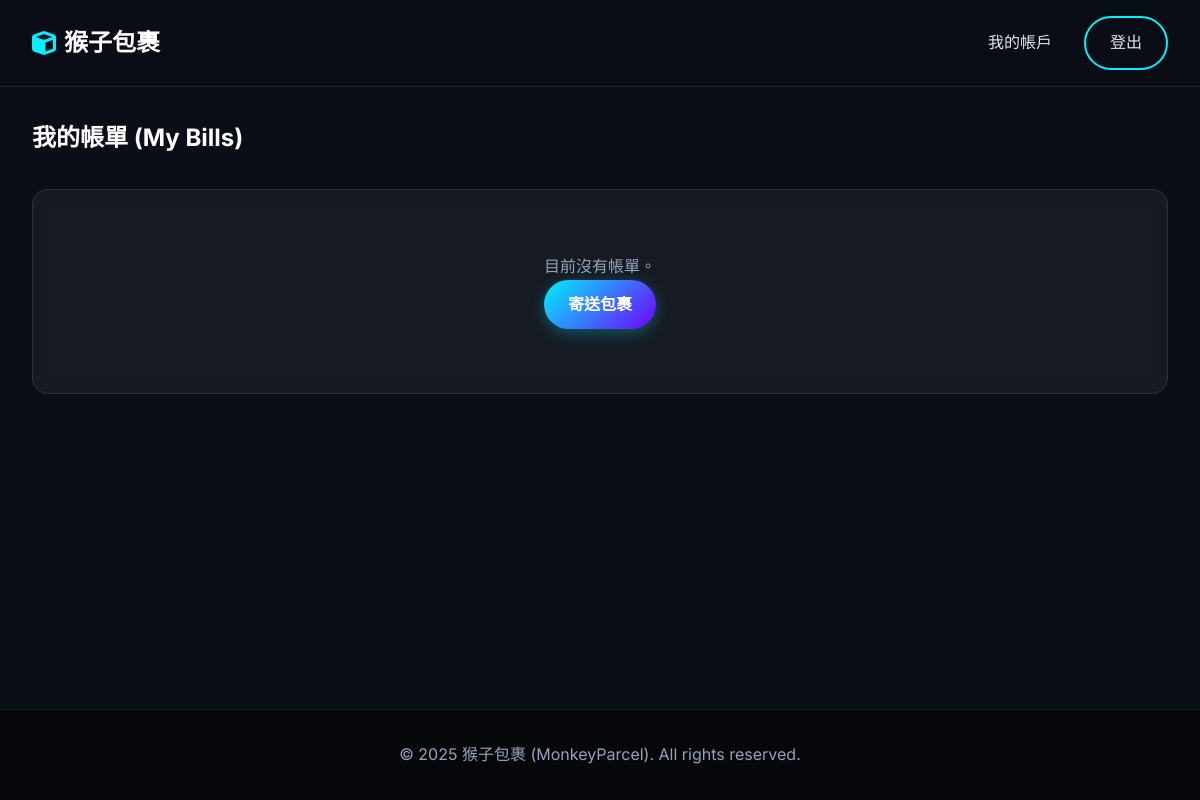
The page /my_bills (signed in) on the database as committed earlier.
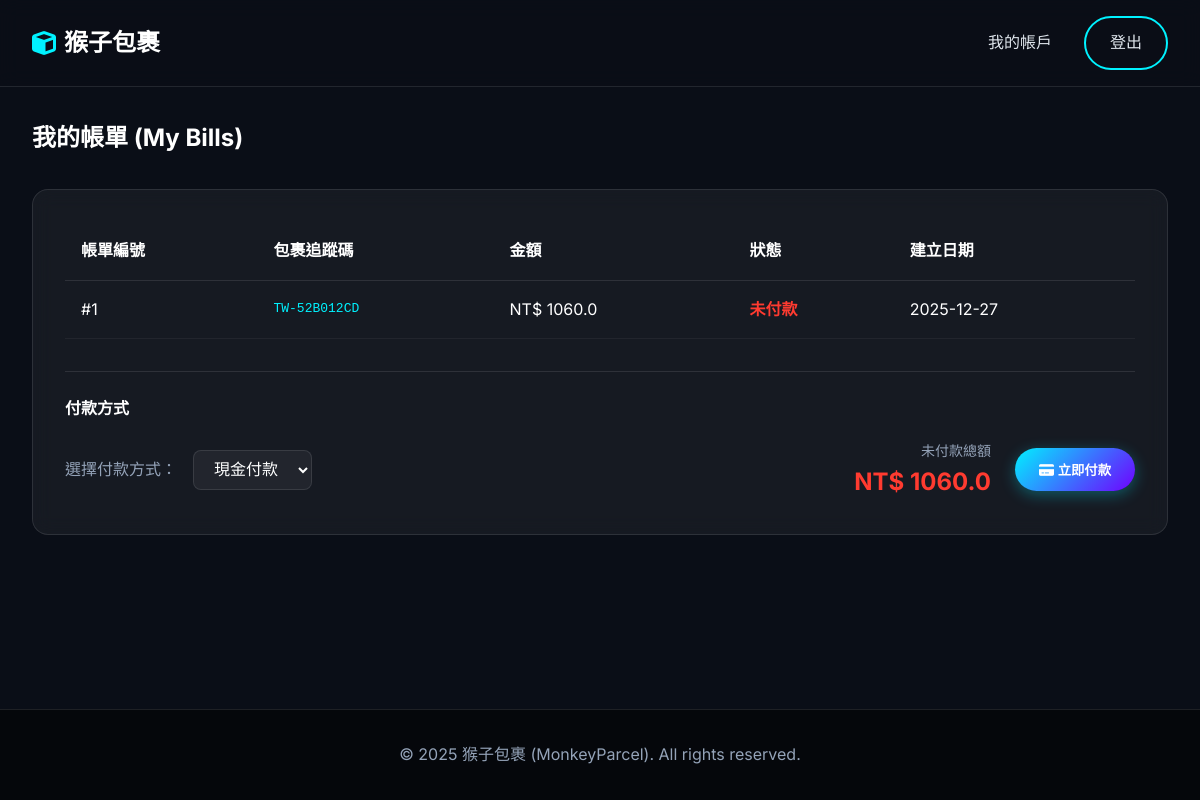
The same page on the database as committed later.
### app/models.py (models this page shows, shortened)
class Bill(Base):
    __tablename__ = 'bills'
    id: Mapped[int] = mapped_column(primary_key=True)
    customer_id: Mapped[int] = mapped_column(ForeignKey('customers.id'), nullable=False)
    package_id: Mapped[int] = mapped_column(ForeignKey('packages.id'), nullable=False, unique=True) # 每個包裹對應一個帳單
    amount: Mapped[float] = mapped_column(Float, nullable=False) # 總計金額
    is_paid: Mapped[bool] = mapped_column(Boolean, default=False) # 是否已付款
    created_at: Mapped[datetime] = mapped_column(DateTime, default=datetime.now)
    paid_at: Mapped[Optional[datetime]] = mapped_column(DateTime, nullable=True) # 付款日期
    customer: Mapped["Customer"] = relationship("Customer", back_populates="bills")
    package: Mapped["Package"] = relationship("Package", backref=backref("bill", uselist=False))
    payment_method: Mapped[Optional[PaymentMethod]] = mapped_column(Enum(PaymentMethod), nullable=True)

class Package(Base):
    __tablename__ = 'packages'
    id: Mapped[int] = mapped_column(primary_key=True)
    tracking_number: Mapped[str] = mapped_column(String(20), unique=True, nullable=False) # 物流單號
    sender_id: Mapped[int] = mapped_column(ForeignKey('customers.id'), nullable=False)
    recipient_name: Mapped[str] = mapped_column(String(100), nullable=False)
    recipient_address: Mapped[str] = mapped_column(String(200), nullable=False)
    recipient_phone: Mapped[str] = mapped_column(String(20), nullable=False)
    weight: Mapped[float] = mapped_column(Float, nullable=False) # 重量 (kg)
    width: Mapped[float] = mapped_column(Float, nullable=False)  # 寬 (cm)
    height: Mapped[float] = mapped_column(Float, nullable=False) # 高 (cm)
    length: Mapped[float] = mapped_column(Float, nullable=False) # 長 (cm)
    declared_value: Mapped[float] = mapped_column(Float, default=0.0) # 報值金額 (保險用)
    content_description: Mapped[str] = mapped_column(String(255), nullable=True) # 內容物描述
    package_type: Mapped[PackageType] = mapped_column(Enum(PackageType), default=PackageType.SMALL_BOX)
    delivery_speed: Mapped[DeliverySpeed] = mapped_column(Enum(DeliverySpeed), default=DeliverySpeed.STANDARD)
    status: Mapped[PackageStatus] = mapped_column(Enum(PackageStatus), default=PackageStatus.CREATED)
    is_hazardous: Mapped[bool] = mapped_column(Boolean, default=False)   # 易燃物/危險品
    is_fragile: Mapped[bool] = mapped_column(Boolean, default=False)     # 易碎品
    is_international: Mapped[bool] = mapped_column(Boolean, default=False) # 國際件
    created_at: Mapped[datetime] = mapped_column(DateTime, default=datetime.now) # 寄件時間
    estimated_delivery: Mapped[datetime] = mapped_column(DateTime, nullable=True) # 預計抵達時間
    shipping_cost: Mapped[float] = mapped_column(Float, default=0.0) # 運費金額
    sender: Mapped["Customer"] = relationship("Customer", back_populates="packages", foreign_keys=[sender_id])
    tracking_events: Mapped[List["TrackingEvent"]] = relationship("TrackingEvent", back_populates="package", cascade="all, delete-orphan")
    assigned_driver_id: Mapped[Optional[int]] = mapped_column(ForeignKey('users.id'), nullable=True)
    assigned_driver: Mapped[Optional["User"]] = relationship("User", foreign_keys=[assigned_driver_id])

### app/routes.py (the view)
@main.route('/my_bills')
@login_required
def my_bills():
    if session['user_role'] != 'customer':
        return "Unauthorized", 403
    bills = db.session.execute(
        db.select(models.Bill).filter_by(customer_id=session['user_id']).order_by(models.Bill.created_at.desc())
    ).scalars().all()
    user = db.session.get(models.Customer, session['user_id'])
    total_unpaid = sum(bill.amount for bill in bills if not bill.is_paid)
    return render_template('my_bills.html', bills=bills, balance=user.balance, customer=user, total_unpaid=total_unpaid)

### app/routes.py (called while the page is built)
def login_required(f):
    @wraps(f)
    def decorated_function(*args, **kwargs):
        if 'user_id' not in session:
            return redirect(url_for('main.login'))
        return f(*args, **kwargs)
    return decorated_function

### app/templates/my_bills.html (shortened to what the changed rows need)
{% extends "base.html" %}
{% block content %}
<div class="container">
    <h2 style="margin-bottom: 2rem;">我的帳單 (My Bills)</h2>
    <div class="card">
        {% if bills %}
        <table style="width: 100%; border-collapse: collapse; color: #fff;">
            <thead>
                <tr style="border-bottom: 1px solid var(--border-color); text-align: left;">
                    <th style="padding: 1rem;">帳單編號</th>
                    <th style="padding: 1rem;">包裹追蹤碼</th>
                    <th style="padding: 1rem;">金額</th>
                    <th style="padding: 1rem;">狀態</th>
                    <th style="padding: 1rem;">建立日期</th>
                </tr>
            </thead>
            <tbody>
                {% for bill in bills %}
                <tr style="border-bottom: 1px solid rgba(255,255,255,0.05);">
                    <td style="padding: 1rem;">#{{ bill.id }}</td>
                    <td style="padding: 1rem; font-family: monospace;">
                        <a href="{{ url_for('main.tracking_result', tracking_number=bill.package.tracking_number) }}"
                            style="color: var(--primary-color);">
                            {{ bill.package.tracking_number }}
                        </a>
                    </td>
                    <td style="padding: 1rem;">NT$ {{ bill.amount }}</td>
                    <td style="padding: 1rem;">
                        {% if bill.is_paid %}
                        <span style="color: #4cd964; font-weight: bold;">已付款</span>
                        {% else %}
                        <span style="color: #ff3b30; font-weight: bold;">未付款</span>
                        {% endif %}
                    </td>
                    <td style="padding: 1rem;">{{ bill.created_at.strftime('%Y-%m-%d') }}</td>
                </tr>
                {% endfor %}
            </tbody>
        </table>
        <div style="margin-top: 2rem; padding-top: 1.5rem; border-top: 1px solid var(--border-color);">
            <h4 style="margin-bottom: 1rem;">付款方式</h4>
            {% if customer.customer_type.name == 'CONTRACT' %}
            <div
                style="display: flex; align-items: center; justify-content: space-between; padding: 1rem; background: rgba(76, 217, 100, 0.1); border-radius: 8px; border: 1px solid rgba(76, 217, 100, 0.3); flex-wrap: wrap; gap: 1rem;">
                <div style="display: flex; align-items: center; gap: 0.5rem;">
                    <i class="fas fa-building" style="color: #4cd964;"></i>
                    <span style="font-weight: 600; color: #4cd964;">月結帳戶</span>
                    <span style="color: var(--text-muted); margin-left: 0.5rem;">所有帳單將於月底統一結算</span>
                </div>
                <div style="display: flex; align-items: center; gap: 0.5rem;">
                    <i class="fas fa-wallet" style="color: #4cd964;"></i>
                    <span style="color: var(--text-muted);">帳戶餘額：</span>
                    <span
                        class="{{ 'text-danger-custom' if total_unpaid > customer.balance else 'text-success-custom' }}"
                        style="font-weight: 600; font-size: 1.1rem;">NT$
                        {{ customer.balance }}</span>
                </div>
                {% if total_unpaid > customer.balance %}
                <div
                    style="flex-basis: 100%; margin-top: 0.5rem; padding-top: 0.5rem; border-top: 1px solid rgba(255, 59, 48, 0.3); color: #ff3b30;">
                    <i class="fas fa-exclamation-circle"></i>
                    <span style="font-weight: 600;">餘額不足，請加值</span>
                    <span style="font-size: 0.9rem; opacity: 0.8;">(未付款總額: NT$ {{ total_unpaid }})</span>
                </div>
                {% endif %}
            </div>
            {% else %}
            <form action="{{ url_for('main.pay_all_bills') }}" method="POST">
                <div
                    style="display: flex; align-items: center; justify-content: space-between; flex-wrap: wrap; gap: 1rem;">
                    <div style="display: flex; align-items: center; gap: 1rem; flex-wrap: wrap;">
                        <label style="color: var(--text-muted);">選擇付款方式：</label>
                        <select name="method" id="paymentMethod" class="form-control"
                            style="width: auto; padding: 0.5rem 1rem;">
                            <option value="CASH">現金付款</option>
                        </select>
                    </div>
                    <div style="display: flex; align-items: center; gap: 1.5rem;">
                        <div style="text-align: right;">
                            <span style="color: var(--text-muted); font-size: 0.875rem;">未付款總額</span>
                            <div class="{{ 'text-danger-custom' if total_unpaid > 0 else 'text-success-custom' }}"
                                style="font-size: 1.5rem; font-weight: 700;">
                                NT$ {{ total_unpaid }}
                            </div>
                        </div>
                        {% if total_unpaid > 0 %}
                        <button type="submit" class="btn btn-primary" style="padding: 0.75rem 1.5rem;">
                            <i class="fas fa-credit-card"></i> 立即付款
                        </button>
                        {% endif %}
                    </div>
                </div>
            </form>
            {% endif %}
        </div>
        {% else %}
        <div style="text-align: center; padding: 2rem;">
            <p style="color: var(--text-muted);">目前沒有帳單。</p>
            <a href="{{ url_for('main.create_package') }}" class="btn btn-primary">寄送包裹</a>
        </div>
        {% endif %}
    </div>
</div>
{% endblock %}

Rows that differ between the two databases and show on the page:
added Bill: id "1", package.tracking_number "TW-52B012CD", amount "1060.0", is_paid "未付款", created_at "2025-12-27"
Other text that changed with them:
form field method: (not shown) → "現金付款"
{{ total_unpaid }}: (not shown) → "1060.0"
text no longer shown: "目前沒有帳單。 寄送包裹"
text now shown: "帳單編號 包裹追蹤碼 金額 狀態 建立日期 付款方式 選擇付款方式： 未付款總額 NT$ 立即付款"
